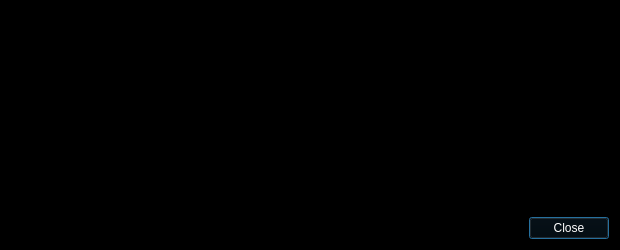
<?xml version="1.0" encoding="UTF-8"?>
<ui version="4.0">
 <class>AdrenalineNodeConfigDialog</class>
 <widget class="QDialog" name="AdrenalineNodeConfigDialog">
  <property name="geometry">
   <rect>
    <x>0</x>
    <y>0</y>
    <width>620</width>
    <height>250</height>
   </rect>
  </property>
  <property name="palette">
   <palette>
    <active>
     <colorrole role="WindowText">
      <brush brushstyle="SolidPattern">
       <color alpha="255">
        <red>255</red>
        <green>255</green>
        <blue>255</blue>
       </color>
      </brush>
     </colorrole>
     <colorrole role="Button">
      <brush brushstyle="SolidPattern">
       <color alpha="255">
        <red>0</red>
        <green>0</green>
        <blue>0</blue>
       </color>
      </brush>
     </colorrole>
     <colorrole role="Light">
      <brush brushstyle="SolidPattern">
       <color alpha="255">
        <red>0</red>
        <green>0</green>
        <blue>0</blue>
       </color>
      </brush>
     </colorrole>
     <colorrole role="Midlight">
      <brush brushstyle="SolidPattern">
       <color alpha="255">
        <red>0</red>
        <green>0</green>
        <blue>0</blue>
       </color>
      </brush>
     </colorrole>
     <colorrole role="Dark">
      <brush brushstyle="SolidPattern">
       <color alpha="255">
        <red>0</red>
        <green>0</green>
        <blue>0</blue>
       </color>
      </brush>
     </colorrole>
     <colorrole role="Mid">
      <brush brushstyle="SolidPattern">
       <color alpha="255">
        <red>0</red>
        <green>0</green>
        <blue>0</blue>
       </color>
      </brush>
     </colorrole>
     <colorrole role="Text">
      <brush brushstyle="SolidPattern">
       <color alpha="255">
        <red>255</red>
        <green>255</green>
        <blue>255</blue>
       </color>
      </brush>
     </colorrole>
     <colorrole role="BrightText">
      <brush brushstyle="SolidPattern">
       <color alpha="255">
        <red>255</red>
        <green>255</green>
        <blue>255</blue>
       </color>
      </brush>
     </colorrole>
     <colorrole role="ButtonText">
      <brush brushstyle="SolidPattern">
       <color alpha="255">
        <red>255</red>
        <green>255</green>
        <blue>255</blue>
       </color>
      </brush>
     </colorrole>
     <colorrole role="Base">
      <brush brushstyle="SolidPattern">
       <color alpha="255">
        <red>0</red>
        <green>0</green>
        <blue>0</blue>
       </color>
      </brush>
     </colorrole>
     <colorrole role="Window">
      <brush brushstyle="SolidPattern">
       <color alpha="255">
        <red>0</red>
        <green>0</green>
        <blue>0</blue>
       </color>
      </brush>
     </colorrole>
     <colorrole role="Shadow">
      <brush brushstyle="SolidPattern">
       <color alpha="255">
        <red>0</red>
        <green>0</green>
        <blue>0</blue>
       </color>
      </brush>
     </colorrole>
     <colorrole role="AlternateBase">
      <brush brushstyle="SolidPattern">
       <color alpha="255">
        <red>0</red>
        <green>0</green>
        <blue>0</blue>
       </color>
      </brush>
     </colorrole>
     <colorrole role="ToolTipBase">
      <brush brushstyle="SolidPattern">
       <color alpha="255">
        <red>255</red>
        <green>255</green>
        <blue>220</blue>
       </color>
      </brush>
     </colorrole>
     <colorrole role="ToolTipText">
      <brush brushstyle="SolidPattern">
       <color alpha="255">
        <red>0</red>
        <green>0</green>
        <blue>0</blue>
       </color>
      </brush>
     </colorrole>
    </active>
    <inactive>
     <colorrole role="WindowText">
      <brush brushstyle="SolidPattern">
       <color alpha="255">
        <red>255</red>
        <green>255</green>
        <blue>255</blue>
       </color>
      </brush>
     </colorrole>
     <colorrole role="Button">
      <brush brushstyle="SolidPattern">
       <color alpha="255">
        <red>0</red>
        <green>0</green>
        <blue>0</blue>
       </color>
      </brush>
     </colorrole>
     <colorrole role="Light">
      <brush brushstyle="SolidPattern">
       <color alpha="255">
        <red>0</red>
        <green>0</green>
        <blue>0</blue>
       </color>
      </brush>
     </colorrole>
     <colorrole role="Midlight">
      <brush brushstyle="SolidPattern">
       <color alpha="255">
        <red>0</red>
        <green>0</green>
        <blue>0</blue>
       </color>
      </brush>
     </colorrole>
     <colorrole role="Dark">
      <brush brushstyle="SolidPattern">
       <color alpha="255">
        <red>0</red>
        <green>0</green>
        <blue>0</blue>
       </color>
      </brush>
     </colorrole>
     <colorrole role="Mid">
      <brush brushstyle="SolidPattern">
       <color alpha="255">
        <red>0</red>
        <green>0</green>
        <blue>0</blue>
       </color>
      </brush>
     </colorrole>
     <colorrole role="Text">
      <brush brushstyle="SolidPattern">
       <color alpha="255">
        <red>255</red>
        <green>255</green>
        <blue>255</blue>
       </color>
      </brush>
     </colorrole>
     <colorrole role="BrightText">
      <brush brushstyle="SolidPattern">
       <color alpha="255">
        <red>255</red>
        <green>255</green>
        <blue>255</blue>
       </color>
      </brush>
     </colorrole>
     <colorrole role="ButtonText">
      <brush brushstyle="SolidPattern">
       <color alpha="255">
        <red>255</red>
        <green>255</green>
        <blue>255</blue>
       </color>
      </brush>
     </colorrole>
     <colorrole role="Base">
      <brush brushstyle="SolidPattern">
       <color alpha="255">
        <red>0</red>
        <green>0</green>
        <blue>0</blue>
       </color>
      </brush>
     </colorrole>
     <colorrole role="Window">
      <brush brushstyle="SolidPattern">
       <color alpha="255">
        <red>0</red>
        <green>0</green>
        <blue>0</blue>
       </color>
      </brush>
     </colorrole>
     <colorrole role="Shadow">
      <brush brushstyle="SolidPattern">
       <color alpha="255">
        <red>0</red>
        <green>0</green>
        <blue>0</blue>
       </color>
      </brush>
     </colorrole>
     <colorrole role="AlternateBase">
      <brush brushstyle="SolidPattern">
       <color alpha="255">
        <red>0</red>
        <green>0</green>
        <blue>0</blue>
       </color>
      </brush>
     </colorrole>
     <colorrole role="ToolTipBase">
      <brush brushstyle="SolidPattern">
       <color alpha="255">
        <red>255</red>
        <green>255</green>
        <blue>220</blue>
       </color>
      </brush>
     </colorrole>
     <colorrole role="ToolTipText">
      <brush brushstyle="SolidPattern">
       <color alpha="255">
        <red>0</red>
        <green>0</green>
        <blue>0</blue>
       </color>
      </brush>
     </colorrole>
    </inactive>
    <disabled>
     <colorrole role="WindowText">
      <brush brushstyle="SolidPattern">
       <color alpha="255">
        <red>0</red>
        <green>0</green>
        <blue>0</blue>
       </color>
      </brush>
     </colorrole>
     <colorrole role="Button">
      <brush brushstyle="SolidPattern">
       <color alpha="255">
        <red>0</red>
        <green>0</green>
        <blue>0</blue>
       </color>
      </brush>
     </colorrole>
     <colorrole role="Light">
      <brush brushstyle="SolidPattern">
       <color alpha="255">
        <red>0</red>
        <green>0</green>
        <blue>0</blue>
       </color>
      </brush>
     </colorrole>
     <colorrole role="Midlight">
      <brush brushstyle="SolidPattern">
       <color alpha="255">
        <red>0</red>
        <green>0</green>
        <blue>0</blue>
       </color>
      </brush>
     </colorrole>
     <colorrole role="Dark">
      <brush brushstyle="SolidPattern">
       <color alpha="255">
        <red>0</red>
        <green>0</green>
        <blue>0</blue>
       </color>
      </brush>
     </colorrole>
     <colorrole role="Mid">
      <brush brushstyle="SolidPattern">
       <color alpha="255">
        <red>0</red>
        <green>0</green>
        <blue>0</blue>
       </color>
      </brush>
     </colorrole>
     <colorrole role="Text">
      <brush brushstyle="SolidPattern">
       <color alpha="255">
        <red>0</red>
        <green>0</green>
        <blue>0</blue>
       </color>
      </brush>
     </colorrole>
     <colorrole role="BrightText">
      <brush brushstyle="SolidPattern">
       <color alpha="255">
        <red>255</red>
        <green>255</green>
        <blue>255</blue>
       </color>
      </brush>
     </colorrole>
     <colorrole role="ButtonText">
      <brush brushstyle="SolidPattern">
       <color alpha="255">
        <red>0</red>
        <green>0</green>
        <blue>0</blue>
       </color>
      </brush>
     </colorrole>
     <colorrole role="Base">
      <brush brushstyle="SolidPattern">
       <color alpha="255">
        <red>0</red>
        <green>0</green>
        <blue>0</blue>
       </color>
      </brush>
     </colorrole>
     <colorrole role="Window">
      <brush brushstyle="SolidPattern">
       <color alpha="255">
        <red>0</red>
        <green>0</green>
        <blue>0</blue>
       </color>
      </brush>
     </colorrole>
     <colorrole role="Shadow">
      <brush brushstyle="SolidPattern">
       <color alpha="255">
        <red>0</red>
        <green>0</green>
        <blue>0</blue>
       </color>
      </brush>
     </colorrole>
     <colorrole role="AlternateBase">
      <brush brushstyle="SolidPattern">
       <color alpha="255">
        <red>0</red>
        <green>0</green>
        <blue>0</blue>
       </color>
      </brush>
     </colorrole>
     <colorrole role="ToolTipBase">
      <brush brushstyle="SolidPattern">
       <color alpha="255">
        <red>255</red>
        <green>255</green>
        <blue>220</blue>
       </color>
      </brush>
     </colorrole>
     <colorrole role="ToolTipText">
      <brush brushstyle="SolidPattern">
       <color alpha="255">
        <red>0</red>
        <green>0</green>
        <blue>0</blue>
       </color>
      </brush>
     </colorrole>
    </disabled>
   </palette>
  </property>
  <property name="windowTitle">
   <string>Master Node Configuration Template</string>
  </property>
  <layout class="QVBoxLayout" name="verticalLayout">
   <item>
    <widget class="QTextEdit" name="detailText">
     <property name="toolTip">
      <string>&lt;html&gt;&lt;head/&gt;&lt;body&gt;&lt;p&gt;This pane shows an example Buysellcoin.conf template with the necessary masternode settings.&lt;/p&gt;&lt;/body&gt;&lt;/html&gt;</string>
     </property>
     <property name="readOnly">
      <bool>true</bool>
     </property>
    </widget>
   </item>
   <item>
    <widget class="QDialogButtonBox" name="buttonBox">
     <property name="orientation">
      <enum>Qt::Horizontal</enum>
     </property>
     <property name="standardButtons">
      <set>QDialogButtonBox::Close</set>
     </property>
    </widget>
   </item>
  </layout>
 </widget>
 <resources/>
 <connections>
  <connection>
   <sender>buttonBox</sender>
   <signal>accepted()</signal>
   <receiver>AdrenalineNodeConfigDialog</receiver>
   <slot>accept()</slot>
   <hints>
    <hint type="sourcelabel">
     <x>248</x>
     <y>254</y>
    </hint>
    <hint type="destinationlabel">
     <x>157</x>
     <y>274</y>
    </hint>
   </hints>
  </connection>
  <connection>
   <sender>buttonBox</sender>
   <signal>rejected()</signal>
   <receiver>AdrenalineNodeConfigDialog</receiver>
   <slot>reject()</slot>
   <hints>
    <hint type="sourcelabel">
     <x>316</x>
     <y>260</y>
    </hint>
    <hint type="destinationlabel">
     <x>286</x>
     <y>274</y>
    </hint>
   </hints>
  </connection>
 </connections>
</ui>
